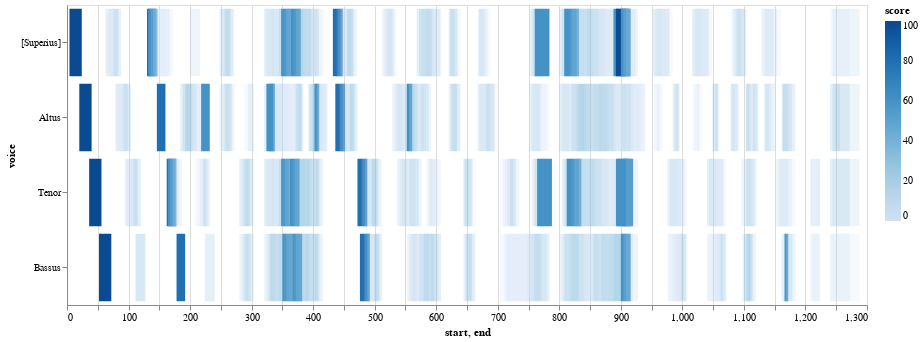

Notebook source saved alongside this figure:
### Markdown cell above
**Additional Clarification**:
    
- As we change the cutoff with the slider, the ngrams with scores lower than the cutoff would be hidden away.
- Levenshtein distance takes into account how many changes we need to make to turn a pattern into another. For example, pattern '2, 2, 1, 2' and pattern '2, 2, 1, 3' would have the same levenshtein score 25 when compared to pattern '2, 2, 1, 1' because we need to make one change at the fourth character of the two strings to turn it into '2, 2, 1, 1'

### Code cell
# use the durations calculated from above
viz.plot_close_match_heatmap(mel_ngrams,'4, 1, 2, 2, -3', mel_ngrams_duration, selected_patterns=[], voices=[])

### Figure 1 — Vega-Lite specification as saved in the notebook (floating-point values rounded to 4 significant figures; data arrays with more than 128 entries replaced by an {"elided": "..."} marker saying what was removed)
{"config": {"view": {"continuousWidth": 400, "continuousHeight": 300}}, "data": {"name": "data-3e7d784eb33e3d85d38e0bdd95c8f32e"}, "mark": "bar", "encoding": {"color": {"type": "quantitative", "field": "score"}, "opacity": {"condition": {"value": 1, "test": "(datum.score > SelectorName.cutoff)"}, "value": 0.2}, "tooltip": [{"type": "quantitative", "field": "start"}, {"type": "quantitative", "field": "end"}, {"type": "nominal", "field": "pattern"}, {"type": "quantitative", "field": "score"}], "x": {"type": "quantitative", "field": "start"}, "x2": {"field": "end"}, "y": {"type": "nominal", "field": "voice", "sort": null}}, "height": 300, "selection": {"SelectorName": {"type": "single", "fields": ["cutoff"], "bind": {"input": "range", "max": 100, "min": 0, "name": "cutoff:", "step": 1}, "init": {"cutoff": 50}}}, "width": 800, "$schema": "https://vega.github.io/schema/vega-lite/v4.8.1.json", "datasets": {"data-3e7d784eb33e3d85d38e0bdd95c8f32e": {"elided": "586 records"}}}
